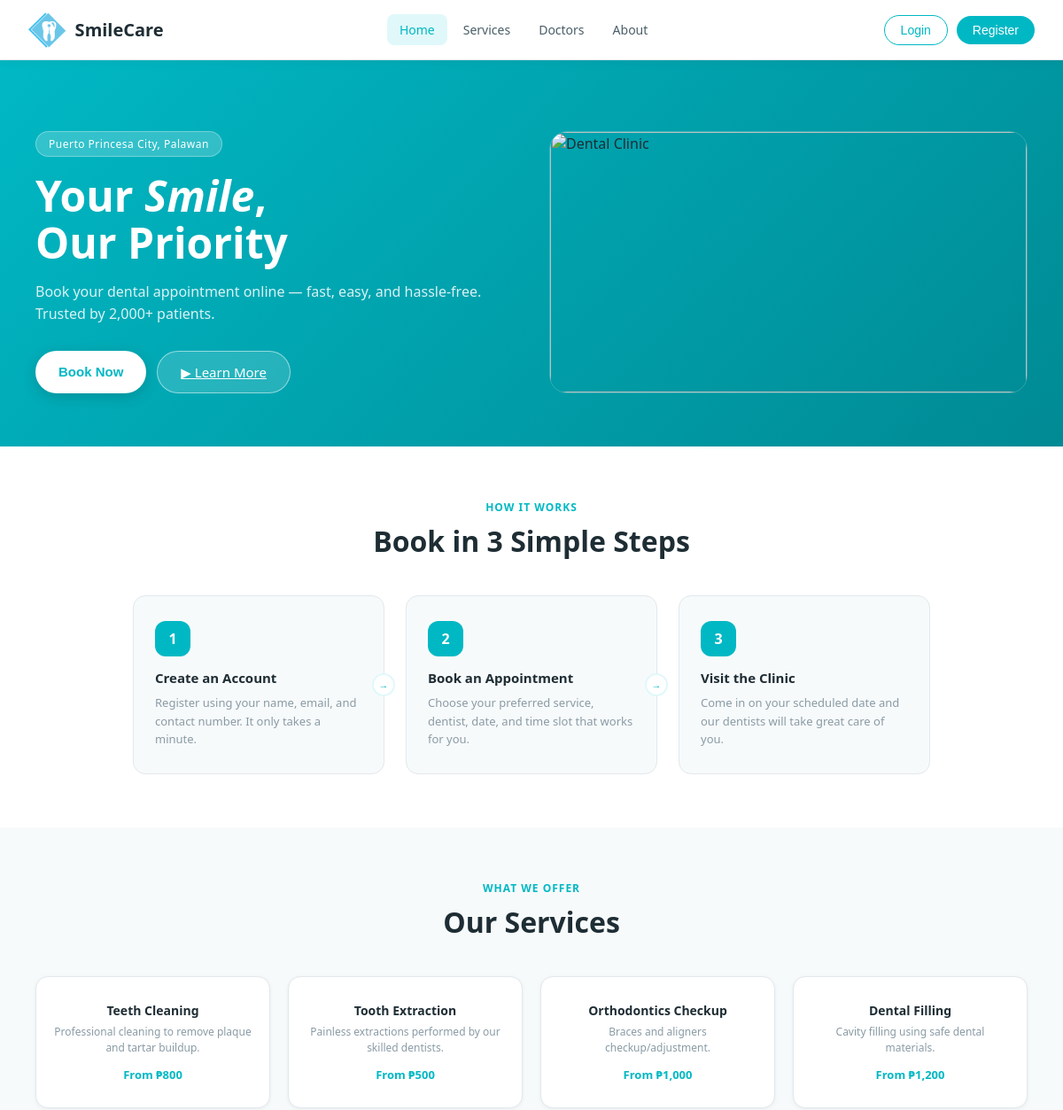
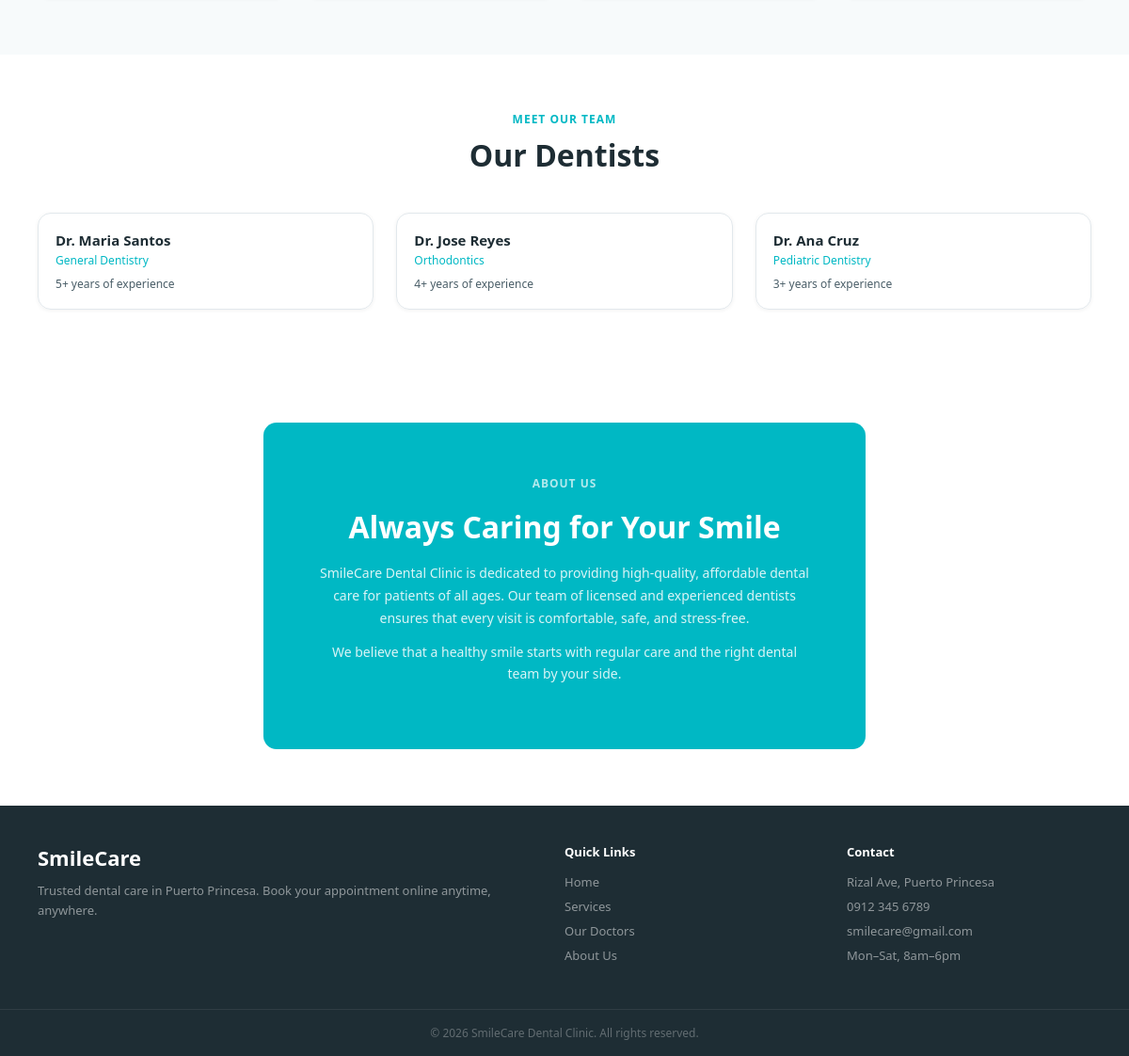
The page / on the database its author committed (2 pictures, top to bottom).
### tables this page shows
CREATE TABLE `services` (
  `service_id` int NOT NULL,
  `name` varchar(100) NOT NULL,
  `description` varchar(255) DEFAULT NULL,
  `starting_price` decimal(10,2) NOT NULL DEFAULT '0.00'
);

CREATE TABLE `dentists` (
  `dentist_id` int NOT NULL,
  `full_name` varchar(100) NOT NULL,
  `specialty` varchar(100) NOT NULL,
  `years_experience` int NOT NULL DEFAULT '0'
);

### index.php (the view, shortened to what this page needs)
<html>
  <head>
    <link rel="stylesheet" href="assets/css/index.css" />
  </head>
  <body>
    <?php require_once __DIR__ . '/includes/navbar-guest.php'; ?>
    <main>
      <section id="hero">
        <div class="heroContent">
          <span class="heroLocation"> Puerto Princesa City, Palawan</span>
          <h1>Your <em>Smile</em>,<br />Our Priority</h1>
          <p>
            Book your dental appointment online — fast, easy, and hassle-free.
            Trusted by 2,000+ patients.
          </p>
          <div class="heroBtns">
            <button class="heroBtnPrimary" onclick="window.location.href='register.php'">Book Now</button>
            <a class="heroBtnSecondary" href="#services">▶ Learn More</a>
          </div>
        </div>
        <div class="heroImage">
          <img src="assets/images/heroImageSample.jpg" alt="Dental Clinic" />
        </div>
      </section>
      <section class="howItWorks">
        <div class="sectionHeader">
          <div class="sectionTag">How It Works</div>
          <h2 class="sectionTitle">Book in 3 Simple Steps</h2>
        </div>
        <div class="stepsGrid">
          <div class="stepCard">
            <div class="stepNum">1</div>
            <h3>Create an Account</h3>
            <p>Register using your name, email, and contact number. It only takes a minute.</p>
            <div class="stepConnector">→</div>
          </div>
          <div class="stepCard">
            <div class="stepNum">2</div>
            <h3>Book an Appointment</h3>
            <p>Choose your preferred service, dentist, date, and time slot that works for you.</p>
            <div class="stepConnector">→</div>
          </div>
          <div class="stepCard">
            <div class="stepNum">3</div>
            <h3>Visit the Clinic</h3>
            <p>Come in on your scheduled date and our dentists will take great care of you.</p>
          </div>
        </div>
      </section>
      <section id="services">
        <div class="sectionHeader">
          <div class="sectionTag">What We Offer</div>
          <h2 class="sectionTitle">Our Services</h2>
        </div>
        <div class="servicesGrid">
          <?php
          require_once __DIR__ . '/config/db.php';
          $result = $conn->query("SELECT name, description, starting_price FROM services ORDER BY service_id");
          while ($row = $result->fetch_assoc()):
          ?>
            <div class="serviceCard">
              <h3><?php echo htmlspecialchars($row['name']); ?></h3>
              <p><?php echo htmlspecialchars($row['description']); ?></p>
              <div class="servicePrice">From ₱<?php echo number_format($row['starting_price'], 0); ?></div>
            </div>
          <?php endwhile; ?>
        </div>
      </section>
      <section id="doctors">
        <div class="sectionHeader">
          <div class="sectionTag">Meet Our Team</div>
          <h2 class="sectionTitle">Our Dentists</h2>
        </div>
        <div class="doctorsGrid">
          <?php
          $result = $conn->query("SELECT full_name, specialty, years_experience FROM dentists ORDER BY dentist_id");
          while ($row = $result->fetch_assoc()):
          ?>
            <div class="doctorCard">
              <div class="doctorInfo">
                <h3><?php echo htmlspecialchars($row['full_name']); ?></h3>
                <div class="doctorSpecialty"><?php echo htmlspecialchars($row['specialty']); ?></div>
                <p class="doctorExperience"><?php echo (int)$row['years_experience']; ?>+ years of experience</p>
              </div>
            </div>
          <?php endwhile; ?>
        </div>
      </section>
      <section id="about" class="aboutSection">
        <div class="aboutContent aboutContentCentered">
          <div class="sectionTag">About Us</div>
          <h2>Always Caring for Your Smile</h2>
          <p>
            SmileCare Dental Clinic is dedicated to providing high-quality, affordable
            dental care for patients of all ages. Our team of licensed and experienced
            dentists ensures that every visit is comfortable, safe, and stress-free.
          </p>
          <p>We believe that a healthy smile starts with regular care and the right dental team by your side.</p>
        </div>
      </section>
    </main>
    <?php require_once __DIR__ . '/includes/footer.php'; ?>
  </body>
</html>

### rows shown on the page
services: name "Teeth Cleaning", description "Professional cleaning to remove plaque and tartar buildup.", starting_price "800"
services: name "Tooth Extraction", description "Painless extractions performed by our skilled dentists.", starting_price "500"
services: name "Orthodontics Checkup", description "Braces and aligners checkup/adjustment.", starting_price "1,000"
services: name "Dental Filling", description "Cavity filling using safe dental materials.", starting_price "1,200"
dentists: full_name "Dr. Maria Santos", specialty "General Dentistry", years_experience "5"
dentists: full_name "Dr. Jose Reyes", specialty "Orthodontics", years_experience "4"
dentists: full_name "Dr. Ana Cruz", specialty "Pediatric Dentistry", years_experience "3"
